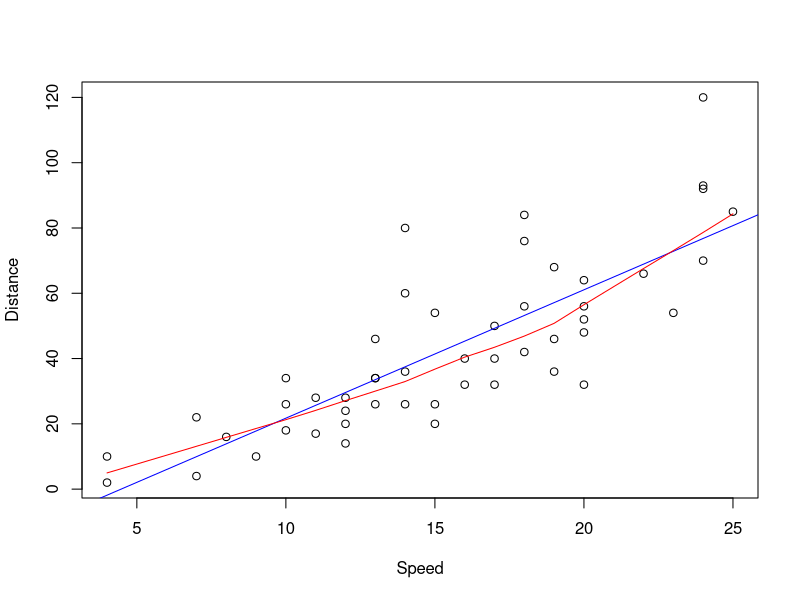
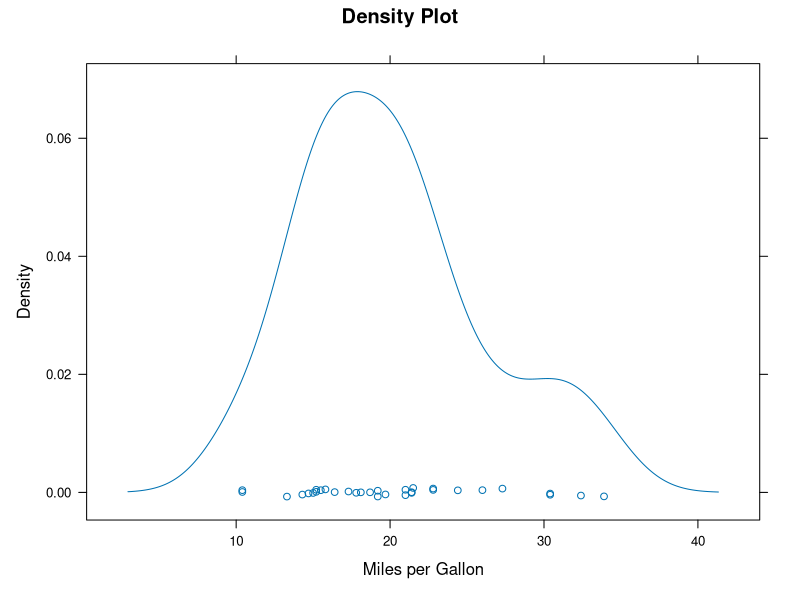
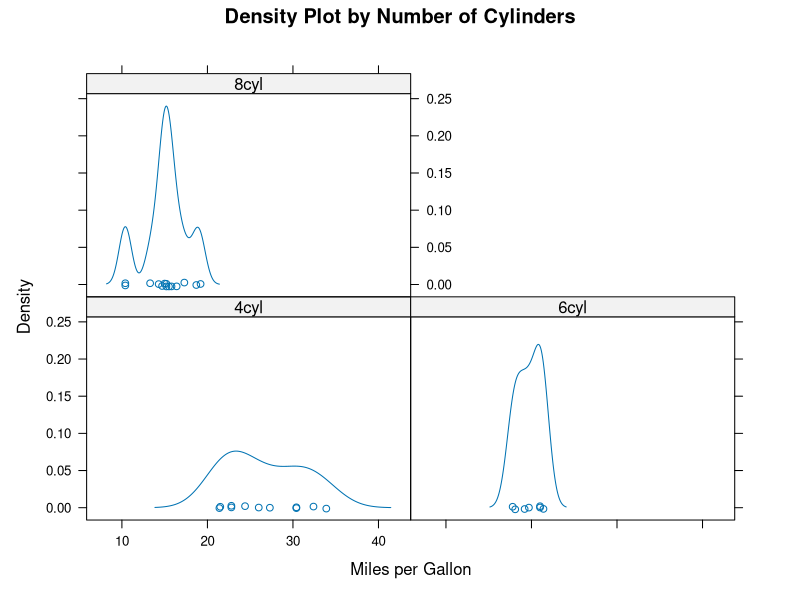
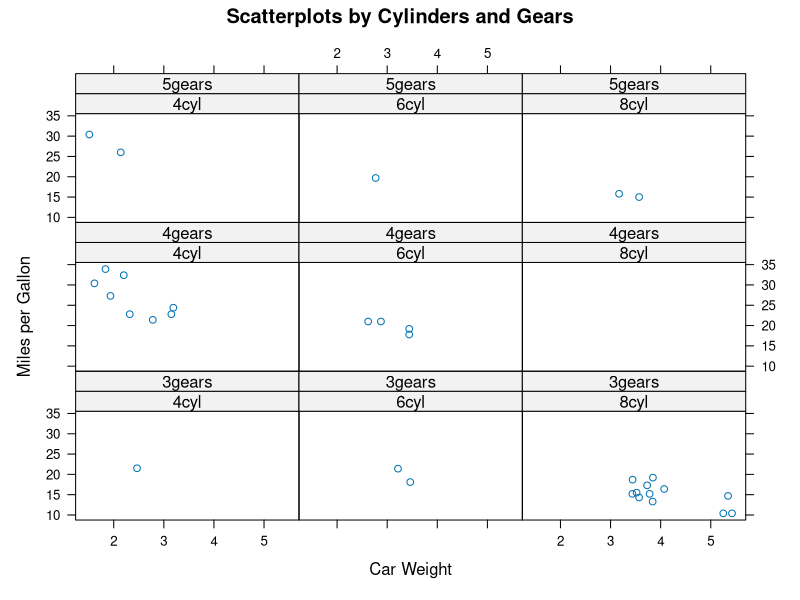
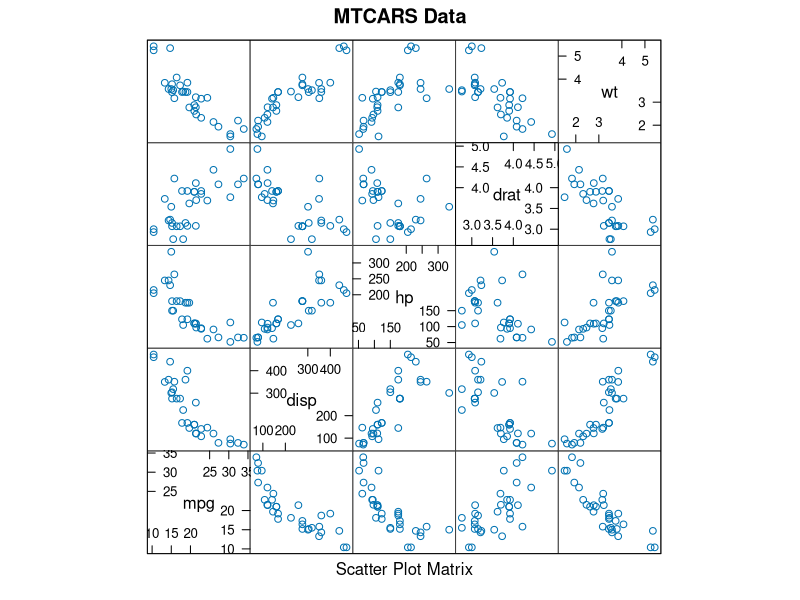

Write the R code that produced these figures, in order.
################################################################
## Activity 4.1,  A simple linear regression model
################################################################

# Let's now consider fitting a simple linear regression model
# to some car data that compares stopping distance to speed
# for 50 vehicles

# Because these data are available in base R, we don't have to
# load the data or read it from a file.  We can simply access
# it by typing 'cars'

# Look at the structure of the cars data
str(cars)

# Now that we know what the column names are, let's plot the
# data
plot(cars[,"speed"], cars[,"dist"],
     xlab = "Speed", ylab = "Distance")

# Now let's fit a simple linear regression model, and use
# speed to predict the stopping distance.  We use the linear
# model function, lm()
slrModel <- lm(dist ~ speed, data = cars)

# If we call str() on 'slrModel', we see that it is a
# complicated R object called a list.
str(slrModel)

# Fortunately, there are a variety of method functions we
# can use to extract information from the 'slrModel' object.
# For example, the 'summary()' function gives the slope,
# intercept, R-squared, and other statistics
summary(slrModel)

# We can also extract the coefficients of the model
coef(slrModel)

# And we can superimpose the regression line on the plot
# Remake the plot of these data first before executing this
# 'abline()' command if you closed the plot:
# plot(cars[, "speed"], cars[, "dist"], xlab = "Speed", ylab = "Distance")
abline(slrModel, col = "Blue")

# We can also add a smoothed line that follow the data
# using lowess()
lines(lowess(cars$speed, cars$dist), col = "Red")

# You can close the current plot using
dev.off()

# Alternatively, you can close all open plots using
graphics.off()

################################################################
## Exercise 4.1,  A simple linear regression model
################################################################
#
# 1) Look at the Old Faithful geyser data in Yellowstone
#    National Park.  It's the 'faithful' dataset available in
#    the base R distribution.  Use help(faithful) or ?faithful
#    to see its documentation
#
# 2) Plot the waiting time to the next eruptions vs. the
#    duration of the eruption
#
# 3) Fit a simple linear regression model to predict waiting
#    time from the eruption duration
#
# 4) Overlay the fitted model on the plot with a red line


################################################################
## Activity 4.2,  Trellis plots
################################################################

# This example introduces making trellis (or lattice) plots
# using the 'lattice' package and the 'mtcars' dataset

# Load the lattice package (for making trellis plots)
library(lattice)

# If the `lattice` package is not installed, you can follow the
# instructions in Activity 4.3 to install it.

# For convenience, attaching the data frame places it in the
# search path so that we don't always have to reference 'mtcars'
# each time we want to extract a column from the data
attach(mtcars)

# Now that we've attached it, notice how it appears in the
# 2nd position of R's search path?
search()

# Since search() returns a character vector, we could use the
# following to verify 'mtcars' is in the search path
"mtcars" %in% search()

# And thus, instead of using either of these:
head(mtcars$mpg)
head(mtcars[,"mpg"])

# We can simply use 'mpg'
head(mpg)

# In preparation for the lattice plots, we create factors with
# value labels that will aid in annotation and in dividing the
# data into groups based on the number of gears and the
# number of cylinders
gear.f <- factor(gear, levels = c(3, 4, 5),
                 labels = c("3gears", "4gears", "5gears"))

cyl.f <- factor(cyl, levels = c(4, 6, 8),
                labels = c("4cyl", "6cyl", "8cyl"))

# Let's make a kernel density plot of mpg for all the vehicles.
# A kernel density is a smoothed plot of the raw
# data. Notice that densityplot() comes from the 'lattice'
# package
densityplot(~mpg, main = "Density Plot",
            xlab = "Miles per Gallon")

# Kernel density plots for each cylinder type.  Notice
# this is where we use the factor variable for cylinder
densityplot(~mpg | cyl.f,
            main = "Density Plot by Number of Cylinders",
            xlab = "Miles per Gallon")

# Scatterplots of mpg vs. weight for each combination of
# cylinder type and gear type.  xyplot() is another function
# from the 'lattice' package
xyplot(mpg ~ wt | cyl.f * gear.f,
       main = "Scatterplots by Cylinders and Gears",
       ylab = "Miles per Gallon", xlab = "Car Weight")

# scatterplot matrix over a number of the columns
splom(mtcars[,c(1, 3:6)], main = "MTCARS Data")

# Now that we're through with mtcars, we detach it from the
# search path
detach(mtcars)

# It's no longer there
"mtcars" %in% search()

# Close the graphics window(s)
graphics.off()

################################################################
## Exercise 4.2,  Trellis plots
################################################################

# 1) Attach the quakes data that comes with R. Look at the
#    columns using head() or str()
#
# 2) Use xyplot to plot lat vs. long for the location of the
#    earthquakes. Label the axes and the main graphs
#    using the following command to bin the depth variable into
#    9 bins:
#
#    depthbin <- equal.count(quakes$depth, number = 9,
#                            overlap = 0)
#
#    Make sure you have loaded the lattice package via:
#    library(lattice)
#
# 3) Now use xyplot() to plot lat,long for each depthbin of
#    the earthquake to create a set of graphs in a trellis
#    display.



